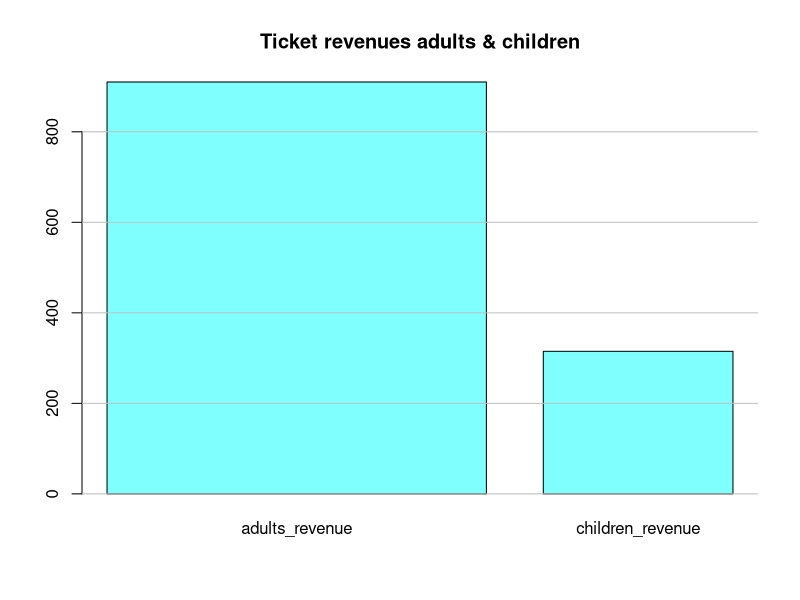
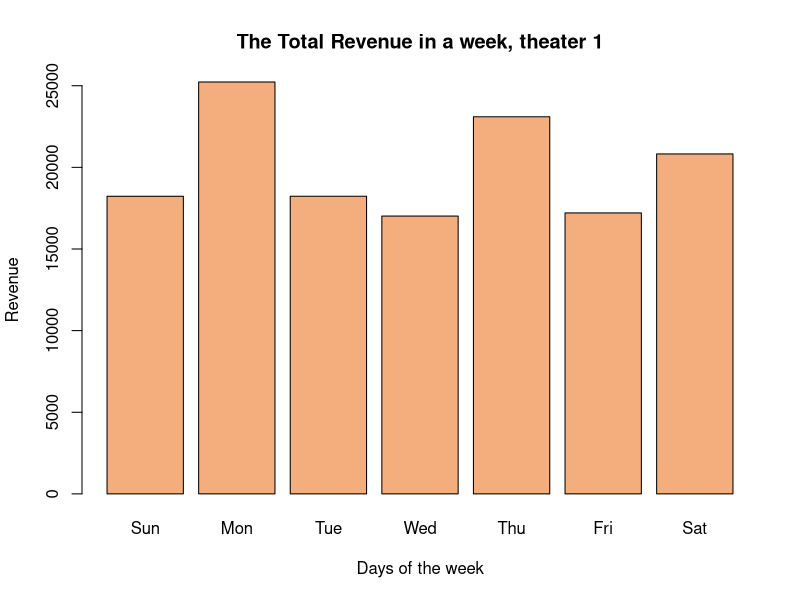

Write R code to recreate these figures, in order. (Note: this script raises an error after producing the figures.)
# Make sure you do not have more people attending your movie than you have seats.
# The number of adults and children in the theater should be randomized.
# Make sure to answer the 3 questions at the bottom of the starter code.
# 1. Create snacks that the customers can buy and randomize who buys which snack
# 2. Pretend you own multiple theaters and run two simulations to represent each theater and plot the results
# 3. Create conditional statements for movies that may be PG-13 and children are not allowed to watch



ticket_cost <- 65
ticket_cost_child <- 35
movies <- c('Red', 'Top Gun', 'Bergen', 'Bullet Train', 'A day To day')  # List 5 of your favorite movies
screens <-  5
seats <-  100
week_days <- rep(0, 7)  # Store totals for each day
days_week = c("Sun" , "Mon" , "Tue" , "Wed" , "Thu" , "Fri" , "Sat")
movie_rating = c('PG-13' , '+18' , 'Not Rated' , 'PG' , 'NC-17' , 'R')
snacks <-
  data.frame(
    type = c('Popcorn' , 'Nachos' , 'soft drink' , 'pizzal' , 'Ice Cream') ,
    price = c(10 , 15 , 5 , 7 , 10)
  )
total_revnues_per_day <- rep(0, 7)
total_snack_revenue <- rep(0, 7)
total_prices <- rep(0 , 5)
total_revenue <- 0
total_visitoer <- 0
theater<- c(1:5)

adults_revenue<- 0
children_revenue<- 0

adults_snack_revenue<-0
children_snack_revenue<-0

snacks_revenue <- function(theater_vistors , snacks){
  
  # every adult can have 1 type of snack or none
  
  for(vist in 1:theater_vistors){
    
    num_of_snacks_bought = sample(c(0,1) , 1)
    
    # if the customer buys something
    
    if(num_of_snacks_bought > 0){
      
      # choose 1 random snack
      
      random_type_of_snack = sample (length(snacks[, 1]) , 1) # snack index
      
      # add the price to the total price for that index
      
      total_prices[random_type_of_snack] = total_prices[random_type_of_snack] + snacks[random_type_of_snack , 2]
      
    }
  }
  total_prices #<< # Save total price of snacks
 
}

#-----------------------
calculate_revenue <- function(visitors_adults , visitors_children , snacks , ticket_cost , ticket_cost_child){
  # Calculate the revenue for adults and children
  adults_revenue <- visitors_adults * ticket_cost
  children_revenue <- visitors_children * ticket_cost_child
  
  #  adult snack revenue
  adults_snack_revenue = snacks_revenue(visitors_adults , snacks)
  
  # children snacks revenue
  children_snack_revenue = snacks_revenue(visitors_children , snacks)
  
  # total snack revenue
  total_snack_revenue = adults_snack_revenue + children_snack_revenue
  
  # Calculate revenue, and add to running total for the day
  revenue = (adults_revenue  + children_revenue + sum(total_snack_revenue))
  
  revenue
}
theater <- function(theater_num , screens , seats , movies , movie_rating){
  
  
  # iterate through the week
  for (day in 1:length(week_days)) {
    # Keep track of total revenue for the day
    total_revenue <- 0
    
    # iterate through the amount of screens on a particular day
    for (s in 1:screens) {
      # Calculate  how many adults and children are watching the movie
      visitors_adults <- 0
      visitors_children <- 0
      
      # check the rating for each movie
      if(movie_rating[s] == 'PG-13' | movie_rating[s] == 'R' | movie_rating[s] == 'Not Rated'){
        # only adults
        visitors_adults = sample(seats, 1)
        revenue = calculate_revenue(visitors_adults , visitors_children = 0 , snacks , ticket_cost , ticket_cost_child)
      }else{
        # both adults and children can watch 
        visitors_adults = sample(seats, 1)
        seats_remaining <- seats - visitors_adults
        visitors_children <- sample(seats_remaining, 1)
        revenue = calculate_revenue(visitors_adults , visitors_children , snacks , ticket_cost , ticket_cost_child)
      }
      # calculate the total revenue for each screen in a day
      total_revenue = total_revenue + revenue
    }
    # Save total to the corresponding day
    total_revnues_per_day[day] = total_revenue
  }
  week_days
  total_snack_revenue
  total_revnues_per_day
  
  revenue_visual(theater_num , total_revnues_per_day , days_week)
  # Which day had the highest revenue?
  index_of_max = which.max(total_revnues_per_day)
  day_max = days_week[index_of_max]
  print(
    paste0(
      "The Busiest Day in theater number ",theater_num," is : ",
      day_max ,
      ",  With total revenue : " ,
      total_revnues_per_day[index_of_max]
    )
  )
}
visitors_adults = sample(seats, 1)
seats_remaining <- seats - visitors_adults
visitors_children <- sample(seats_remaining, 1)
adults_revenue <- visitors_adults * ticket_cost
children_revenue <- visitors_children * ticket_cost_child
both<- cbind(adults_revenue,children_revenue)
barplot(
  both, col = cm.colors(length(visitors_children)), main = "Ticket revenues adults & children", border ="black", width = c(0.4, 0.2))
(grid(nx = NA, ny = NULL, lwd = 1, lty = 1, col = "gray")
)


revenue_visual <- function(theater_num , total_revnues_per_day , days_week){
  
  # Make a bar chart showing total revenue per day
  
  barplot(
    
    total_revnues_per_day,
    
    xlab = "Days of the week",
    
    ylab = "Revenue",
    
    names.arg = days_week ,
    
    main = paste0("The Total Revenue in a week, theater ",theater_num),
    # color for bar 
    col =("#F4AD7C")
    # col = cm.colors(length(total_revenue_per_day))
    
  )
  
  # Make any other chart
  coul <- brewer.pal(7, "Set3")
  
  # Simple Pie Chart
  library(plotrix)
  pie(
    total_revnues_per_day,
    labels = total_revnues_per_day,
    explode = 0.1 ,
    main = paste0("The Total Revenue in a week, theater ",theater_num),
    #colors = c("red", "yellow", "green", "violet", "orange", "blue", "pink"), 
    col =coul
  )
  legend(
    "bottom",
    days_week ,
    cex = 0.7,
    ncol = 4,
    fill = coul
  )
}


theater(theater_num = 1 , screens = screens , seats = seats  , movies , movie_rating)
theater(theater_num = 2 , screens = screens , seats = seats  , movies , movie_rating)

b<-snacks_revenue(sum(visitors_adults,visitors_children),snacks)
plot(b,col='red'
     ,ylab = 'Revenue'
     , xlab ='Days Number'
     ,main = 'Snacks revenue per day'
     ,type = 'o')
 
#----------------------------new function-------------------------------
theater_visitor <- function(theater_num , screens , seats , movies , movie_rating){
  
  movies_name <- rep(0, 5)  # Store totals for each day
  total_visitoer_by_movies <- rep(0, 5)
  
  # iterate through the week
  for (mov in 1:length(movies_name)) {
   
    
    # iterate through the amount of screens on a particular day
    for (s in 1:screens) {
      # Calculate  how many adults and children are watching the movie
      visitors_adults <- 0
      visitors_children <- 0
      
      # check the rating for each movie
      if(movie_rating[s] == 'PG-13' | movie_rating[s] == 'R' | movie_rating[s] == 'Not Rated'){
        # only adults
        visitors_adults = sample(seats, 1)
        revenue = calculate_revenue(visitors_adults , visitors_children = 0 , snacks , ticket_cost , ticket_cost_child)
      }else{
        # both adults and children can watch 
        visitors_adults = sample(seats, 1)
        seats_remaining <- seats - visitors_adults
        visitors_children <- sample(seats_remaining, 1)
        revenue = calculate_revenue(visitors_adults , visitors_children , snacks , ticket_cost , ticket_cost_child)
      }
      # calculate the total revenue for each screen in a day
      total_revenue = total_revenue + revenue
      # calculate the total vistor for each screen in a day
      total_visitoer = total_visitoer + sum(visitors_adults,visitors_children)
    }
    # Save total to the corresponding day
    #total_revnues_by_day[mov] = total_revenue
    total_visitoer_by_movies[mov]= total_visitoer
  }
  movies_name
  total_snack_revenue
  total_visitoer_by_movies
  movies_titles = c('harry potter', 'twilight','the lord of the rings', 'Ice age', ' maleficent')  # List 5 of your favorite movies
  revenue_visual_movies(theater_num , total_visitoer_by_movies , movies_titles)
  # Which day had the highest revenue?
  index_of_max = which.max(total_visitoer_by_movies)
  day_max = movies_titles[index_of_max]
  print(
    paste0(
      "The Busiest Day in theater number ",theater_num," is : ",
      day_max ,
      ",  With total revenue : " ,
      total_visitoer_by_movies[index_of_max]
    )
  )
}
#--------------------------------------------
revenue_visual_movies <- function(theater_num , total_visitoer_by_movies , movies_titles){
  
  # Make a bar chart showing total revenue per day
  
  barplot(
    
    total_visitoer_by_movies,
    
    xlab = "Movies names",
    
    ylab = "Total of visitors",
    
    names.arg = movies_titles ,
    
    main = paste0("The Total visitor for each  movie "),
    col =("#BBE8EE")
    #col = cm.colors(length(total_visitoer_by_movies))
    
  )
}
theater_visitor(theater_num = 2 , screens = screens , seats = seats  , movies , movie_rating)
